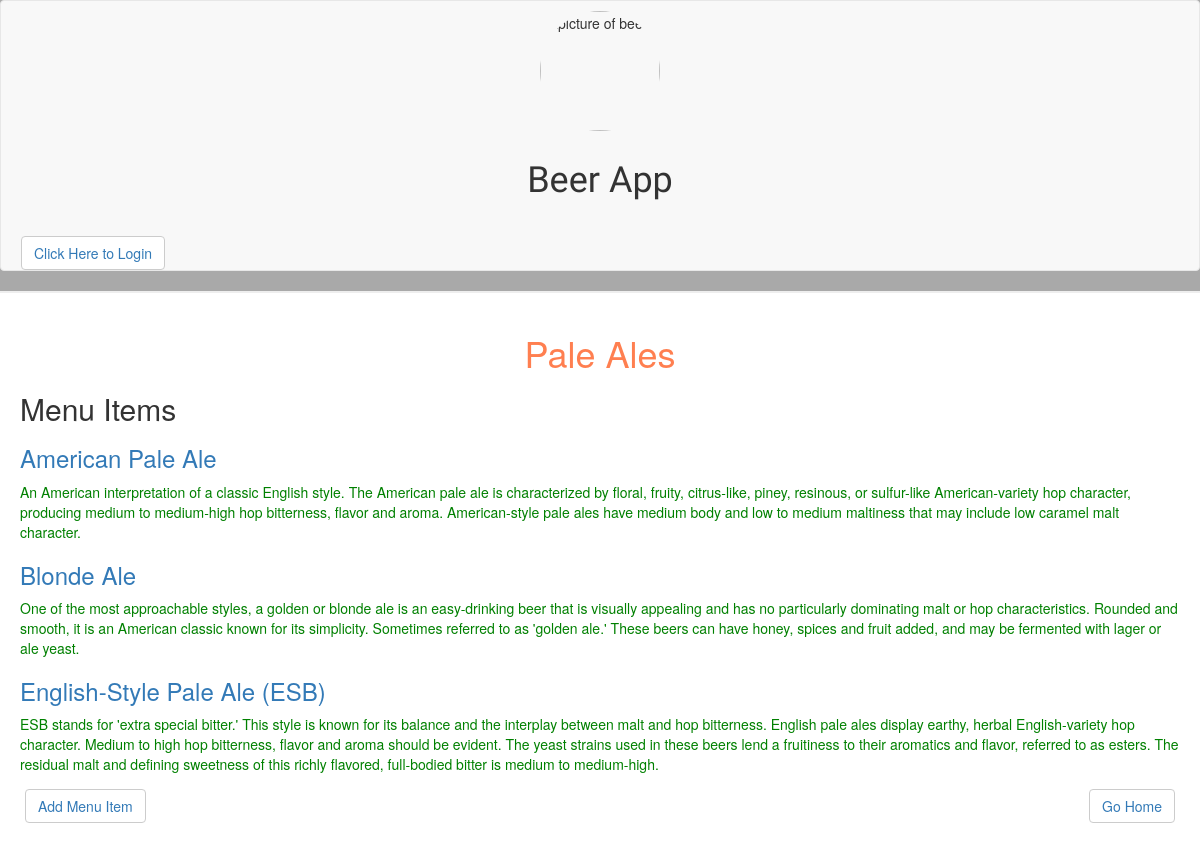
Screenshot of /beer/1/ with the database file from the repository.
### database_setup.py (models this page shows, shortened)
class Beer(Base):
    __tablename__ = 'beer'
    id = Column(Integer, primary_key = True)
    name = Column(String(200), nullable = False)
    user_id = Column(Integer, ForeignKey('user.id'))
    user = relationship(User)

class MenuItem(Base):
    __tablename__ = 'menu_item'
    name = Column(String(80), nullable = False)
    id = Column(Integer, primary_key = True)
    description = Column(String(250))
    beer_id = Column(Integer, ForeignKey('beer.id'))
    beer = relationship(Beer)
    user_id = Column(Integer, ForeignKey('user.id'))
    uer = relationship(User)

### project.py (the view)
@app.route('/beer/<int:beer_id>/')
def showMenu(beer_id):
    inspector = inspect(engine)
    beer = session.query(Beer).filter_by(id=beer_id).one()
    beerList = session.query(MenuItem).filter_by(beer=beer).all()
    items = session.query(MenuItem).filter_by(beer_id=beer.id).all()
    return render_template('menu.html', beer=beer,
                           items=items, beer_id=beer_id,
                           beerList=beerList, login=login_session)

### templates/menu.html (shortened to what this page needs)
<html>
<head>
	<link rel=stylesheet type=text/css href="{{ url_for('static', filename='styles.css') }}">
	<link rel=stylesheet type=text/css href="{{ url_for('static', filename='bootstrap.min.css') }}">
</head>
<body>
<header>
	<nav class= "navbar navbar-default">
		<div class="container-fluid">
			<div class="row">
				<img src="{{ url_for('static', filename='drink-beer.jpg') }}" class="logo" alt="picture of beer">
				<h1 class="app">Beer App</h1>
			</div>
		</div>
		<div class="col-xs-8">
			{%if 'username' not in login %}
			<button class="btn btn-default"><a href="{{url_for('showLogin')}}">Click Here to Login </a></button>
			{% else %}
			<button class="btn btn-default"><a href="{{url_for('gdisconnect')}}">Logout </a></button>
			{% endif %}
		</div>
</header>
<div class = 'pane'>
		<h1 class="beer-name">{{beer.name}}</h1>
	    <h2>Menu Items</h2>
		{% for beer in beerList %}
		<a href = "{{url_for('showItem', beer_id = beer.beer_id, menu_id = beer.id)}}"> <h3>{{beer.name}}</h3></a>
		<p>{{beer.description}}</p>
		{% endfor %}
	<button class="btn btn-default"><a href="{{url_for('newMenuItem', beer_id = beer_id, menu_id = items.id)}}">Add Menu Item</a></button>
	 <button class="btn btn-default go-home-button"><a href="{{ url_for('showAll') }}">Go Home</a></button>
</div>
</body>
</html>

### static/styles.css (style rules this page uses)
header { border-bottom: 2px solid #eee; background-color: #A9A9A9; }
body { display: flex; flex-direction: column; max-width: 100%; min-width: 200px; margin: 48px auto 32px; font-family: 'Titillium Web', sans-serif; background-image: }
p { color: green; }
a { text-decoration: none; font-size: 1em; }
.app { padding-top: 10px; padding-bottom: 10px; text-align: center; font-family: 'Rammetto One', cursive; }
.logo { height: 120px; width: 120px; border-radius: 50%; justify-content: flex-start; margin-top: 50px; margin-bottom: 10px; align-items: center; display: block; margin: 0 auto; }
.pane { padding:20px; }
.btn { padding:5px 15px; background:#ccc; border:0 none; cursor:pointer; -webkit-border-radius: 5px; border-radius: 5px; margin: 5px; text-decoration: none; }
.go-home-button { display: block; float: right; }
.container-fluid { padding: 5px; margin: 5px; border-color: #999999; background-color: ##696969; }
.beer-name { text-align: center; color: coral; }

### rows the page displays
Beer: name "Pale Ales"
MenuItem: name "American Pale Ale", description "An American interpretation of a classic English style. The American pale ale is characterized by floral, fruity, citrus-like, piney, resinous, or sulfur-like American-variety hop character, producing medium to medium-high hop bitterness, flavor and aroma. American-style pale ales have medium body and low to medium maltiness that may include low caramel malt character."
MenuItem: name "Blonde Ale", description "One of the most approachable styles, a golden or blonde ale is an easy-drinking beer that is visually appealing and has no particularly dominating malt or hop characteristics. Rounded and smooth, it is an American classic known for its simplicity. Sometimes referred to as 'golden ale.' These beers can have honey, spices and fruit added, and may be fermented with lager or ale yeast."
MenuItem: name "English-Style Pale Ale (ESB)", description "ESB stands for 'extra special bitter.' This style is known for its balance and the interplay between malt and hop bitterness. English pale ales display earthy, herbal English-variety hop character. Medium to high hop bitterness, flavor and aroma should be evident. The yeast strains used in these beers lend a fruitiness to their aromatics and flavor, referred to as esters. The residual malt and defining sweetness of this richly flavored, full-bodied bitter is medium to medium-high."
